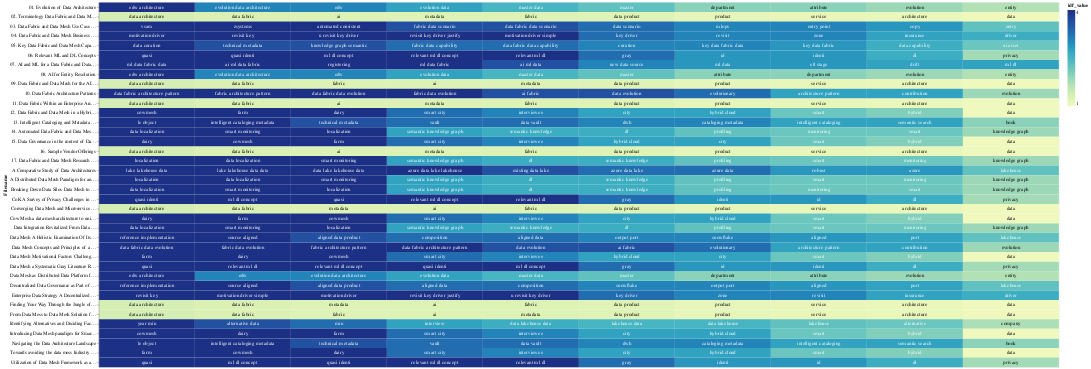

Source (notebook cell):
### Code cell
# save(chart_lda, "lda_idf_heatmap.html")
chart_lda

### Figure 1 — Vega-Lite specification as saved in the notebook (floating-point values rounded to 4 significant figures; data arrays with more than 128 entries replaced by an {"elided": "..."} marker saying what was removed)
{"config": {"view": {"continuousWidth": 300, "continuousHeight": 300}}, "layer": [{"mark": {"type": "rect"}, "encoding": {"color": {"field": "idf_value", "type": "quantitative"}, "text": {"field": "topic_word", "type": "nominal"}, "x": {"axis": null, "field": "rank", "type": "ordinal"}, "y": {"field": "Filename", "type": "nominal"}}, "transform": [{"window": [{"op": "rank", "field": "", "as": "rank"}], "groupby": ["Filename"], "sort": [{"field": "idf_value", "order": "descending"}]}]}, {"mark": {"type": "text", "baseline": "middle"}, "encoding": {"color": {"condition": {"test": "(datum.idf_value >= 2.0)", "value": "white"}, "value": "black"}, "text": {"field": "topic_word", "type": "nominal"}, "x": {"axis": null, "field": "rank", "type": "ordinal"}, "y": {"field": "Filename", "type": "nominal"}}, "transform": [{"window": [{"op": "rank", "field": "", "as": "rank"}], "groupby": ["Filename"], "sort": [{"field": "idf_value", "order": "descending"}]}]}], "data": {"name": "data-f56be8acb8a6e75ab1d35e6e8224b94d"}, "width": 2000, "$schema": "https://vega.github.io/schema/vega-lite/v5.15.1.json", "datasets": {"data-f56be8acb8a6e75ab1d35e6e8224b94d": {"elided": "380 records"}}}
